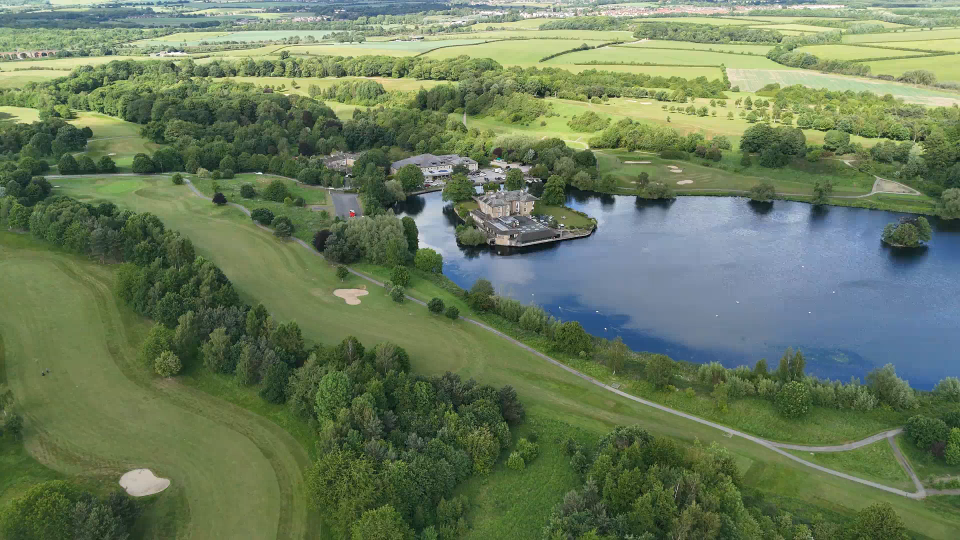
#> input picture source-media/recorded-journeys/film-first-frame.png, 1920 x 1080 px (shown at 1/2 size)
$ python build-recorded-hero.py
#> lines starting #> are read from the running program, lines starting #| are printed output that depends on the picture
"""Three recorded golf settings, edited into one native, cyclic background film."""
from pathlib import Path
import subprocess,shutil,json
from PIL import Image
root=Path(__file__).resolve().parents[1]
ff=shutil.which('ffmpeg') or str(root.parent/'video-tools/imageio_ffmpeg/binaries/ffmpeg-macos-x86_64-v9.0.2')
source=root/'source-media/recorded-journeys';assets=root/'public/assets/brand'
assets.mkdir(exist_ok=True)
def run(args):subprocess.run([ff,'-hide_banner','-loglevel','error','-threads','4',*map(str,args)],check=True)
films=[('parkland-uk.mp4',3),('coast-mexico.mp4',7),('coast-california.mp4',4)]
args=[]
for name,start in films:args+=['-ss',str(start),'-t','7.5','-i',source/name]
filters=[]
for i,key in enumerate(['a','b','c']):filters.append(f'[{i}:v]fps=30,scale=1920:1080:flags=lanczos,setsar=1,eq=contrast=1.04:brightness=0.012:saturation=1.12:gamma=1.03,format=yuv420p,settb=AVTB,setpts=PTS-STARTPTS[{key}]')
filters+=['[a]split=2[a0][a1]','[a0][b]xfade=transition=fade:duration=1:offset=6.5[ab]','[ab][c]xfade=transition=fade:duration=1:offset=13[abc]','[abc][a1]xfade=transition=fade:duration=1:offset=19.5[cycle]','[cycle]trim=start=1:duration=19.5,setpts=PTS-STARTPTS[out]']
film=assets/'journeys-film-1080.mp4'
run([*args,'-filter_complex_threads','2','-filter_complex',';'.join(filters),'-map','[out]','-an','-c:v','libx264','-preset','medium','-crf','21','-maxrate','2800k','-bufsize','5600k','-profile:v','main','-pix_fmt','yuv420p','-color_primaries','bt709','-color_trc','bt709','-colorspace','bt709','-tune','fastdecode','-movflags','+faststart','-video_track_timescale','30000','-y',film])
first=source/'film-first-frame.png';run(['-i',film,'-frames:v','1','-y',first])
im=Image.open(first).convert('RGB')
#> im is the input picture: PIL image 1920x1080 RGB; mean R, G, B 104.6, 122.1, 90.8
for width in [800,1280,1920]:im.resize((width,width*1080//1920),Image.Resampling.LANCZOS).save(assets/f'journeys-poster-{width}.webp',quality=92,method=6)
#> this loop made 3 passes
#> pass 1, `for width in [800,1280,1920]:im.resize((width,width*1080//1920),Image...`:
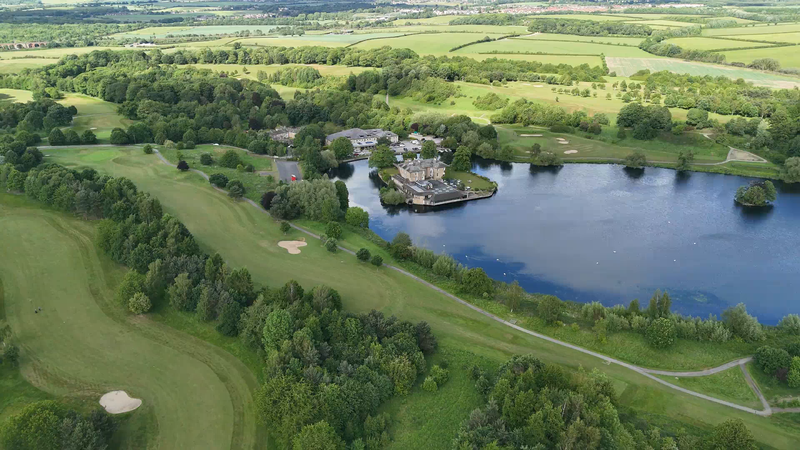
#> saved as journeys-poster-800.webp: PIL image 800x450 RGB; mean R, G, B 104.6, 122.1, 90.8
im.crop((656,0,1264,1080)).save(assets/'journeys-poster-portrait.webp',quality=92,method=6)
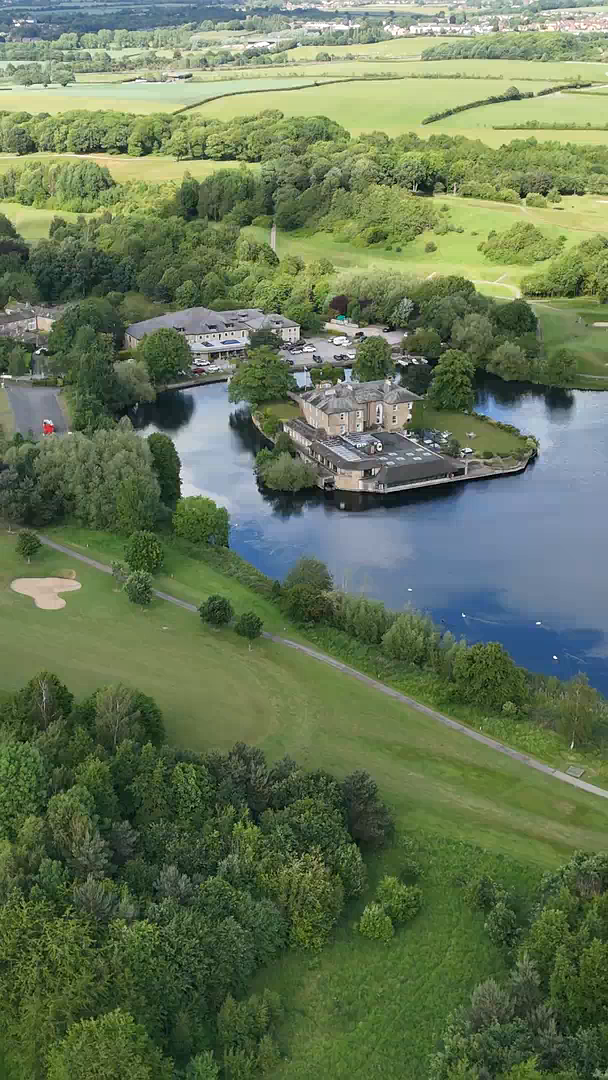
#> saved as journeys-poster-portrait.webp: PIL image 608x1080 RGB; mean R, G, B 101.3, 118.1, 85.9
#> (the run stopped early here; a loop or call above may not have finished)
